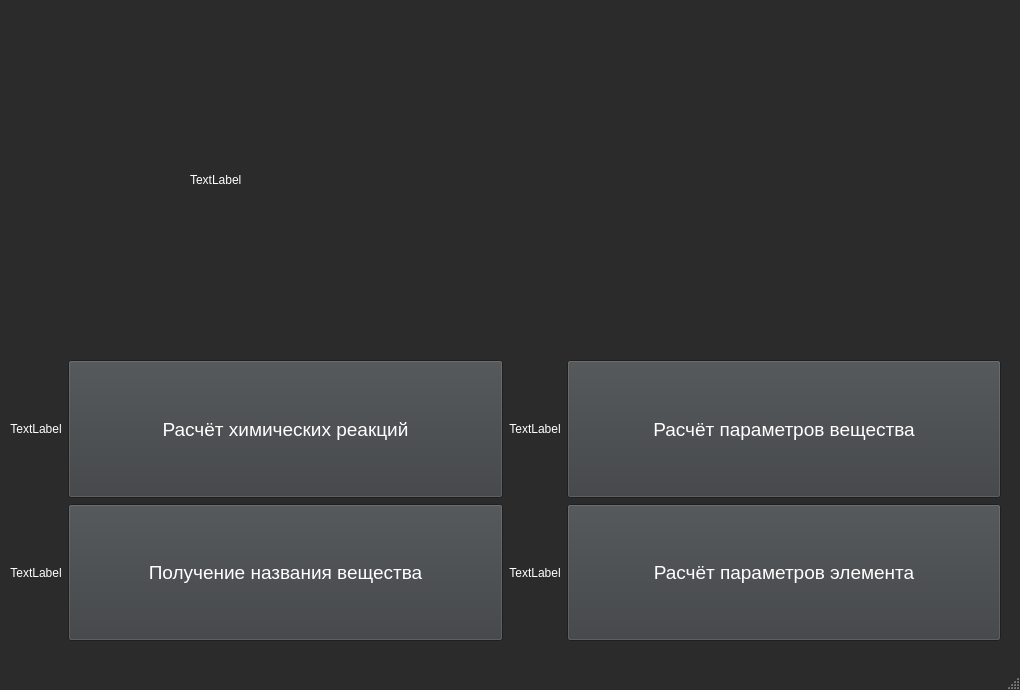
<?xml version="1.0" encoding="UTF-8"?>
<ui version="4.0">
 <class>MainWindow</class>
 <widget class="QMainWindow" name="MainWindow">
  <property name="windowModality">
   <enum>Qt::NonModal</enum>
  </property>
  <property name="geometry">
   <rect>
    <x>0</x>
    <y>0</y>
    <width>1020</width>
    <height>690</height>
   </rect>
  </property>
  <property name="palette">
   <palette>
    <active>
     <colorrole role="WindowText">
      <brush brushstyle="SolidPattern">
       <color alpha="255">
        <red>255</red>
        <green>255</green>
        <blue>255</blue>
       </color>
      </brush>
     </colorrole>
     <colorrole role="Button">
      <brush brushstyle="SolidPattern">
       <color alpha="255">
        <red>60</red>
        <green>63</green>
        <blue>65</blue>
       </color>
      </brush>
     </colorrole>
     <colorrole role="Light">
      <brush brushstyle="SolidPattern">
       <color alpha="255">
        <red>84</red>
        <green>88</green>
        <blue>91</blue>
       </color>
      </brush>
     </colorrole>
     <colorrole role="Midlight">
      <brush brushstyle="SolidPattern">
       <color alpha="255">
        <red>66</red>
        <green>69</green>
        <blue>72</blue>
       </color>
      </brush>
     </colorrole>
     <colorrole role="Dark">
      <brush brushstyle="SolidPattern">
       <color alpha="255">
        <red>49</red>
        <green>51</green>
        <blue>53</blue>
       </color>
      </brush>
     </colorrole>
     <colorrole role="Mid">
      <brush brushstyle="SolidPattern">
       <color alpha="255">
        <red>70</red>
        <green>73</green>
        <blue>76</blue>
       </color>
      </brush>
     </colorrole>
     <colorrole role="Text">
      <brush brushstyle="SolidPattern">
       <color alpha="255">
        <red>255</red>
        <green>255</green>
        <blue>255</blue>
       </color>
      </brush>
     </colorrole>
     <colorrole role="ButtonText">
      <brush brushstyle="SolidPattern">
       <color alpha="255">
        <red>255</red>
        <green>255</green>
        <blue>255</blue>
       </color>
      </brush>
     </colorrole>
     <colorrole role="Base">
      <brush brushstyle="SolidPattern">
       <color alpha="255">
        <red>43</red>
        <green>43</green>
        <blue>43</blue>
       </color>
      </brush>
     </colorrole>
     <colorrole role="Window">
      <brush brushstyle="SolidPattern">
       <color alpha="255">
        <red>43</red>
        <green>43</green>
        <blue>43</blue>
       </color>
      </brush>
     </colorrole>
     <colorrole role="Shadow">
      <brush brushstyle="SolidPattern">
       <color alpha="255">
        <red>29</red>
        <green>29</green>
        <blue>29</blue>
       </color>
      </brush>
     </colorrole>
     <colorrole role="Highlight">
      <brush brushstyle="SolidPattern">
       <color alpha="255">
        <red>29</red>
        <green>225</green>
        <blue>19</blue>
       </color>
      </brush>
     </colorrole>
     <colorrole role="Link">
      <brush brushstyle="SolidPattern">
       <color alpha="255">
        <red>29</red>
        <green>225</green>
        <blue>19</blue>
       </color>
      </brush>
     </colorrole>
     <colorrole role="LinkVisited">
      <brush brushstyle="SolidPattern">
       <color alpha="255">
        <red>94</red>
        <green>255</green>
        <blue>183</blue>
       </color>
      </brush>
     </colorrole>
     <colorrole role="AlternateBase">
      <brush brushstyle="SolidPattern">
       <color alpha="255">
        <red>100</red>
        <green>100</green>
        <blue>100</blue>
       </color>
      </brush>
     </colorrole>
     <colorrole role="NoRole">
      <brush brushstyle="SolidPattern">
       <color alpha="255">
        <red>100</red>
        <green>100</green>
        <blue>100</blue>
       </color>
      </brush>
     </colorrole>
     <colorrole role="ToolTipBase">
      <brush brushstyle="SolidPattern">
       <color alpha="255">
        <red>100</red>
        <green>100</green>
        <blue>100</blue>
       </color>
      </brush>
     </colorrole>
     <colorrole role="ToolTipText">
      <brush brushstyle="SolidPattern">
       <color alpha="255">
        <red>120</red>
        <green>120</green>
        <blue>120</blue>
       </color>
      </brush>
     </colorrole>
    </active>
    <inactive>
     <colorrole role="WindowText">
      <brush brushstyle="SolidPattern">
       <color alpha="255">
        <red>255</red>
        <green>255</green>
        <blue>255</blue>
       </color>
      </brush>
     </colorrole>
     <colorrole role="Button">
      <brush brushstyle="SolidPattern">
       <color alpha="255">
        <red>60</red>
        <green>63</green>
        <blue>65</blue>
       </color>
      </brush>
     </colorrole>
     <colorrole role="Light">
      <brush brushstyle="SolidPattern">
       <color alpha="255">
        <red>84</red>
        <green>88</green>
        <blue>91</blue>
       </color>
      </brush>
     </colorrole>
     <colorrole role="Midlight">
      <brush brushstyle="SolidPattern">
       <color alpha="255">
        <red>66</red>
        <green>69</green>
        <blue>72</blue>
       </color>
      </brush>
     </colorrole>
     <colorrole role="Dark">
      <brush brushstyle="SolidPattern">
       <color alpha="255">
        <red>49</red>
        <green>51</green>
        <blue>53</blue>
       </color>
      </brush>
     </colorrole>
     <colorrole role="Mid">
      <brush brushstyle="SolidPattern">
       <color alpha="255">
        <red>70</red>
        <green>73</green>
        <blue>76</blue>
       </color>
      </brush>
     </colorrole>
     <colorrole role="Text">
      <brush brushstyle="SolidPattern">
       <color alpha="255">
        <red>255</red>
        <green>255</green>
        <blue>255</blue>
       </color>
      </brush>
     </colorrole>
     <colorrole role="ButtonText">
      <brush brushstyle="SolidPattern">
       <color alpha="255">
        <red>255</red>
        <green>255</green>
        <blue>255</blue>
       </color>
      </brush>
     </colorrole>
     <colorrole role="Base">
      <brush brushstyle="SolidPattern">
       <color alpha="255">
        <red>43</red>
        <green>43</green>
        <blue>43</blue>
       </color>
      </brush>
     </colorrole>
     <colorrole role="Window">
      <brush brushstyle="SolidPattern">
       <color alpha="255">
        <red>43</red>
        <green>43</green>
        <blue>43</blue>
       </color>
      </brush>
     </colorrole>
     <colorrole role="Shadow">
      <brush brushstyle="SolidPattern">
       <color alpha="255">
        <red>29</red>
        <green>29</green>
        <blue>29</blue>
       </color>
      </brush>
     </colorrole>
     <colorrole role="Highlight">
      <brush brushstyle="SolidPattern">
       <color alpha="255">
        <red>29</red>
        <green>225</green>
        <blue>19</blue>
       </color>
      </brush>
     </colorrole>
     <colorrole role="Link">
      <brush brushstyle="SolidPattern">
       <color alpha="255">
        <red>29</red>
        <green>225</green>
        <blue>19</blue>
       </color>
      </brush>
     </colorrole>
     <colorrole role="LinkVisited">
      <brush brushstyle="SolidPattern">
       <color alpha="255">
        <red>94</red>
        <green>255</green>
        <blue>183</blue>
       </color>
      </brush>
     </colorrole>
     <colorrole role="AlternateBase">
      <brush brushstyle="SolidPattern">
       <color alpha="255">
        <red>100</red>
        <green>100</green>
        <blue>100</blue>
       </color>
      </brush>
     </colorrole>
     <colorrole role="NoRole">
      <brush brushstyle="SolidPattern">
       <color alpha="255">
        <red>100</red>
        <green>100</green>
        <blue>100</blue>
       </color>
      </brush>
     </colorrole>
     <colorrole role="ToolTipBase">
      <brush brushstyle="SolidPattern">
       <color alpha="255">
        <red>100</red>
        <green>100</green>
        <blue>100</blue>
       </color>
      </brush>
     </colorrole>
     <colorrole role="ToolTipText">
      <brush brushstyle="SolidPattern">
       <color alpha="255">
        <red>120</red>
        <green>120</green>
        <blue>120</blue>
       </color>
      </brush>
     </colorrole>
    </inactive>
    <disabled>
     <colorrole role="WindowText">
      <brush brushstyle="SolidPattern">
       <color alpha="255">
        <red>49</red>
        <green>51</green>
        <blue>53</blue>
       </color>
      </brush>
     </colorrole>
     <colorrole role="Button">
      <brush brushstyle="SolidPattern">
       <color alpha="255">
        <red>60</red>
        <green>63</green>
        <blue>65</blue>
       </color>
      </brush>
     </colorrole>
     <colorrole role="Light">
      <brush brushstyle="SolidPattern">
       <color alpha="255">
        <red>84</red>
        <green>88</green>
        <blue>91</blue>
       </color>
      </brush>
     </colorrole>
     <colorrole role="Midlight">
      <brush brushstyle="SolidPattern">
       <color alpha="255">
        <red>66</red>
        <green>69</green>
        <blue>72</blue>
       </color>
      </brush>
     </colorrole>
     <colorrole role="Dark">
      <brush brushstyle="SolidPattern">
       <color alpha="255">
        <red>49</red>
        <green>51</green>
        <blue>53</blue>
       </color>
      </brush>
     </colorrole>
     <colorrole role="Mid">
      <brush brushstyle="SolidPattern">
       <color alpha="255">
        <red>70</red>
        <green>73</green>
        <blue>76</blue>
       </color>
      </brush>
     </colorrole>
     <colorrole role="Text">
      <brush brushstyle="SolidPattern">
       <color alpha="255">
        <red>49</red>
        <green>51</green>
        <blue>53</blue>
       </color>
      </brush>
     </colorrole>
     <colorrole role="ButtonText">
      <brush brushstyle="SolidPattern">
       <color alpha="255">
        <red>49</red>
        <green>51</green>
        <blue>53</blue>
       </color>
      </brush>
     </colorrole>
     <colorrole role="Base">
      <brush brushstyle="SolidPattern">
       <color alpha="255">
        <red>43</red>
        <green>43</green>
        <blue>43</blue>
       </color>
      </brush>
     </colorrole>
     <colorrole role="Window">
      <brush brushstyle="SolidPattern">
       <color alpha="255">
        <red>43</red>
        <green>43</green>
        <blue>43</blue>
       </color>
      </brush>
     </colorrole>
     <colorrole role="Shadow">
      <brush brushstyle="SolidPattern">
       <color alpha="255">
        <red>29</red>
        <green>29</green>
        <blue>29</blue>
       </color>
      </brush>
     </colorrole>
     <colorrole role="Highlight">
      <brush brushstyle="SolidPattern">
       <color alpha="255">
        <red>145</red>
        <green>145</green>
        <blue>145</blue>
       </color>
      </brush>
     </colorrole>
     <colorrole role="Link">
      <brush brushstyle="SolidPattern">
       <color alpha="255">
        <red>29</red>
        <green>225</green>
        <blue>19</blue>
       </color>
      </brush>
     </colorrole>
     <colorrole role="LinkVisited">
      <brush brushstyle="SolidPattern">
       <color alpha="255">
        <red>94</red>
        <green>255</green>
        <blue>183</blue>
       </color>
      </brush>
     </colorrole>
     <colorrole role="AlternateBase">
      <brush brushstyle="SolidPattern">
       <color alpha="255">
        <red>100</red>
        <green>100</green>
        <blue>100</blue>
       </color>
      </brush>
     </colorrole>
     <colorrole role="NoRole">
      <brush brushstyle="SolidPattern">
       <color alpha="255">
        <red>100</red>
        <green>100</green>
        <blue>100</blue>
       </color>
      </brush>
     </colorrole>
     <colorrole role="ToolTipBase">
      <brush brushstyle="SolidPattern">
       <color alpha="255">
        <red>100</red>
        <green>100</green>
        <blue>100</blue>
       </color>
      </brush>
     </colorrole>
     <colorrole role="ToolTipText">
      <brush brushstyle="SolidPattern">
       <color alpha="255">
        <red>120</red>
        <green>120</green>
        <blue>120</blue>
       </color>
      </brush>
     </colorrole>
    </disabled>
   </palette>
  </property>
  <property name="font">
   <font>
    <family>Yu Gothic UI</family>
   </font>
  </property>
  <property name="contextMenuPolicy">
   <enum>Qt::ActionsContextMenu</enum>
  </property>
  <property name="windowTitle">
   <string>Chemical Romance</string>
  </property>
  <property name="autoFillBackground">
   <bool>true</bool>
  </property>
  <property name="tabShape">
   <enum>QTabWidget::Rounded</enum>
  </property>
  <property name="dockNestingEnabled">
   <bool>false</bool>
  </property>
  <widget class="QWidget" name="centralwidget">
   <widget class="QWidget" name="gridLayoutWidget">
    <property name="geometry">
     <rect>
      <x>10</x>
      <y>360</y>
      <width>991</width>
      <height>281</height>
     </rect>
    </property>
    <layout class="QGridLayout" name="gridLayout">
     <item row="0" column="3">
      <widget class="QPushButton" name="subParameters">
       <property name="sizePolicy">
        <sizepolicy hsizetype="Preferred" vsizetype="Preferred">
         <horstretch>0</horstretch>
         <verstretch>0</verstretch>
        </sizepolicy>
       </property>
       <property name="font">
        <font>
         <pointsize>14</pointsize>
        </font>
       </property>
       <property name="text">
        <string>Расчёт параметров вещества</string>
       </property>
      </widget>
     </item>
     <item row="1" column="1">
      <widget class="QPushButton" name="subName">
       <property name="sizePolicy">
        <sizepolicy hsizetype="Preferred" vsizetype="Preferred">
         <horstretch>0</horstretch>
         <verstretch>0</verstretch>
        </sizepolicy>
       </property>
       <property name="font">
        <font>
         <pointsize>14</pointsize>
        </font>
       </property>
       <property name="text">
        <string>Получение названия вещества</string>
       </property>
      </widget>
     </item>
     <item row="0" column="1">
      <widget class="QPushButton" name="chemReactions">
       <property name="sizePolicy">
        <sizepolicy hsizetype="Preferred" vsizetype="Preferred">
         <horstretch>0</horstretch>
         <verstretch>0</verstretch>
        </sizepolicy>
       </property>
       <property name="font">
        <font>
         <pointsize>14</pointsize>
        </font>
       </property>
       <property name="text">
        <string>Расчёт химических реакций</string>
       </property>
      </widget>
     </item>
     <item row="1" column="3">
      <widget class="QPushButton" name="elemParameters">
       <property name="sizePolicy">
        <sizepolicy hsizetype="Preferred" vsizetype="Preferred">
         <horstretch>0</horstretch>
         <verstretch>0</verstretch>
        </sizepolicy>
       </property>
       <property name="font">
        <font>
         <pointsize>14</pointsize>
        </font>
       </property>
       <property name="text">
        <string>Расчёт параметров элемента</string>
       </property>
      </widget>
     </item>
     <item row="0" column="0">
      <widget class="QLabel" name="logoChemCalc">
       <property name="sizePolicy">
        <sizepolicy hsizetype="Fixed" vsizetype="Preferred">
         <horstretch>0</horstretch>
         <verstretch>0</verstretch>
        </sizepolicy>
       </property>
       <property name="text">
        <string>TextLabel</string>
       </property>
       <property name="alignment">
        <set>Qt::AlignCenter</set>
       </property>
      </widget>
     </item>
     <item row="0" column="2">
      <widget class="QLabel" name="logoSubParameters">
       <property name="sizePolicy">
        <sizepolicy hsizetype="Fixed" vsizetype="Preferred">
         <horstretch>0</horstretch>
         <verstretch>0</verstretch>
        </sizepolicy>
       </property>
       <property name="text">
        <string>TextLabel</string>
       </property>
       <property name="alignment">
        <set>Qt::AlignCenter</set>
       </property>
      </widget>
     </item>
     <item row="1" column="0">
      <widget class="QLabel" name="logoSubName">
       <property name="sizePolicy">
        <sizepolicy hsizetype="Fixed" vsizetype="Preferred">
         <horstretch>0</horstretch>
         <verstretch>0</verstretch>
        </sizepolicy>
       </property>
       <property name="text">
        <string>TextLabel</string>
       </property>
       <property name="alignment">
        <set>Qt::AlignCenter</set>
       </property>
      </widget>
     </item>
     <item row="1" column="2">
      <widget class="QLabel" name="logoElemParameters">
       <property name="sizePolicy">
        <sizepolicy hsizetype="Fixed" vsizetype="Preferred">
         <horstretch>0</horstretch>
         <verstretch>0</verstretch>
        </sizepolicy>
       </property>
       <property name="text">
        <string>TextLabel</string>
       </property>
       <property name="alignment">
        <set>Qt::AlignCenter</set>
       </property>
      </widget>
     </item>
    </layout>
   </widget>
   <widget class="QLabel" name="logo">
    <property name="geometry">
     <rect>
      <x>190</x>
      <y>0</y>
      <width>640</width>
      <height>360</height>
     </rect>
    </property>
    <property name="text">
     <string>TextLabel</string>
    </property>
   </widget>
  </widget>
  <widget class="QStatusBar" name="statusbar"/>
 </widget>
 <resources/>
 <connections/>
</ui>
